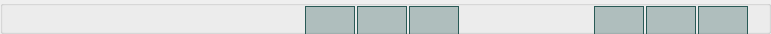
         <widget class="QGroupBox" name="groupBox_7">
          <property name="minimumSize">
           <size>
            <width>0</width>
            <height>34</height>
           </size>
          </property>
          <property name="maximumSize">
           <size>
            <width>16777215</width>
            <height>34</height>
           </size>
          </property>
          <property name="styleSheet">
           <string notr="true">QGroupBox
{
background-color:none;
}</string>
          </property>
          <property name="title">
           <string/>
          </property>
          <layout class="QHBoxLayout" name="horizontalLayout_3">
           <property name="spacing">
            <number>2</number>
           </property>
           <property name="leftMargin">
            <number>10</number>
           </property>
           <property name="topMargin">
            <number>0</number>
           </property>
           <property name="rightMargin">
            <number>20</number>
           </property>
           <property name="bottomMargin">
            <number>0</number>
           </property>
           <item>
            <spacer name="horizontalSpacer_3">
             <property name="orientation">
              <enum>Qt::Horizontal</enum>
             </property>
             <property name="sizeHint" stdset="0">
              <size>
               <width>292</width>
               <height>20</height>
              </size>
             </property>
            </spacer>
           </item>
           <item>
            <widget class="QPushButton" name="display_bins">
             <property name="enabled">
              <bool>true</bool>
             </property>
             <property name="sizePolicy">
              <sizepolicy hsizetype="Fixed" vsizetype="Fixed">
               <horstretch>0</horstretch>
               <verstretch>0</verstretch>
              </sizepolicy>
             </property>
             <property name="minimumSize">
              <size>
               <width>50</width>
               <height>30</height>
              </size>
             </property>
             <property name="maximumSize">
              <size>
               <width>50</width>
               <height>30</height>
              </size>
             </property>
             <property name="toolTip">
              <string>&lt;html&gt;&lt;head/&gt;&lt;body&gt;&lt;p&gt;&lt;span style=&quot; font-size:12pt;&quot;&gt;display bins&lt;/span&gt;&lt;/p&gt;&lt;/body&gt;&lt;/html&gt;</string>
             </property>
             <property name="styleSheet">
              <string notr="true">  QPushButton {
	 background-color: rgba(41, 90, 86, 80);
	  border-color: rgb(41, 90, 86);
      border-style:solid;
      border-width:1px;
      font:  14px; 
	  color: rgb(41, 90, 86);
  }
  QPushButton:hover:!pressed {
	 background-color: rgba(167, 206, 151,120);
	  border-color: rgba(41, 90, 86,164);
      border-style:solid;
  }

QPushButton:disabled {
	  background-color: rgba(207, 246, 191,90);
	  border-color: rgba(41, 90, 86,90);
      border-style:solid;
  }</string>
             </property>
             <property name="text">
              <string/>
             </property>
             <property name="icon">
              <iconset>
               <normalon>:/icons/app_icons/tabs.png</normalon>
              </iconset>
             </property>
             <property name="iconSize">
              <size>
               <width>26</width>
               <height>26</height>
              </size>
             </property>
            </widget>
           </item>
           <item>
            <widget class="QPushButton" name="clear_stored_data">
             <property name="sizePolicy">
              <sizepolicy hsizetype="Fixed" vsizetype="Fixed">
               <horstretch>0</horstretch>
               <verstretch>0</verstretch>
              </sizepolicy>
             </property>
             <property name="minimumSize">
              <size>
               <width>50</width>
               <height>30</height>
              </size>
             </property>
             <property name="maximumSize">
              <size>
               <width>50</width>
               <height>30</height>
              </size>
             </property>
             <property name="toolTip">
              <string>&lt;html&gt;&lt;head/&gt;&lt;body&gt;&lt;p&gt;&lt;span style=&quot; font-size:12pt;&quot;&gt;clear&lt;/span&gt;&lt;/p&gt;&lt;/body&gt;&lt;/html&gt;</string>
             </property>
             <property name="styleSheet">
              <string notr="true">  QPushButton {
	 background-color: rgba(41, 90, 86, 80);
	  border-color: rgb(41, 90, 86);
      border-style:solid;
      border-width:1px;
      font:  14px; 
	  color: rgb(41, 90, 86);
  }
  QPushButton:hover:!pressed {
	 background-color: rgba(167, 206, 151,120);
	  border-color: rgba(41, 90, 86,164);
      border-style:solid;
  }

QPushButton:disabled {
	  background-color: rgba(207, 246, 191,90);
	  border-color: rgba(41, 90, 86,90);
      border-style:solid;
  }</string>
             </property>
             <property name="text">
              <string/>
             </property>
             <property name="icon">
              <iconset>
               <disabledon>:/icons/app_icons/delete.png</disabledon>
              </iconset>
             </property>
             <property name="iconSize">
              <size>
               <width>26</width>
               <height>26</height>
              </size>
             </property>
            </widget>
           </item>
           <item>
            <widget class="QPushButton" name="run">
             <property name="sizePolicy">
              <sizepolicy hsizetype="Fixed" vsizetype="Fixed">
               <horstretch>0</horstretch>
               <verstretch>0</verstretch>
              </sizepolicy>
             </property>
             <property name="minimumSize">
              <size>
               <width>50</width>
               <height>30</height>
              </size>
             </property>
             <property name="maximumSize">
              <size>
               <width>50</width>
               <height>30</height>
              </size>
             </property>
             <property name="toolTip">
              <string>&lt;html&gt;&lt;head/&gt;&lt;body&gt;&lt;p&gt;&lt;span style=&quot; font-size:12pt;&quot;&gt;run algorithm&lt;/span&gt;&lt;/p&gt;&lt;/body&gt;&lt;/html&gt;</string>
             </property>
             <property name="styleSheet">
              <string notr="true">  QPushButton {
	 background-color: rgba(41, 90, 86, 80);
	  border-color: rgb(41, 90, 86);
      border-style:solid;
      border-width:1px;
      font:  14px; 
	  color: rgb(41, 90, 86);
  }
  QPushButton:hover:!pressed {
	 background-color: rgba(167, 206, 151,120);
	  border-color: rgba(41, 90, 86,164);
      border-style:solid;
  }

QPushButton:disabled {
	  background-color: rgba(207, 246, 191,90);
	  border-color: rgba(41, 90, 86,90);
      border-style:solid;
  }</string>
             </property>
             <property name="icon">
              <iconset>
               <normalon>:/icons/app_icons/run.png</normalon>
              </iconset>
             </property>
             <property name="iconSize">
              <size>
               <width>26</width>
               <height>26</height>
              </size>
             </property>
            </widget>
           </item>
           <item>
            <spacer name="horizontalSpacer_9">
             <property name="orientation">
              <enum>Qt::Horizontal</enum>
             </property>
             <property name="sizeType">
              <enum>QSizePolicy::Fixed</enum>
             </property>
             <property name="sizeHint" stdset="0">
              <size>
               <width>133</width>
               <height>20</height>
              </size>
             </property>
            </spacer>
           </item>
           <item>
            <widget class="QPushButton" name="home_2">
             <property name="sizePolicy">
              <sizepolicy hsizetype="Fixed" vsizetype="Fixed">
               <horstretch>0</horstretch>
               <verstretch>0</verstretch>
              </sizepolicy>
             </property>
             <property name="minimumSize">
              <size>
               <width>50</width>
               <height>30</height>
              </size>
             </property>
             <property name="maximumSize">
              <size>
               <width>50</width>
               <height>30</height>
              </size>
             </property>
             <property name="toolTip">
              <string>&lt;html&gt;&lt;head/&gt;&lt;body&gt;&lt;p&gt;&lt;span style=&quot; font-size:12pt;&quot;&gt;home&lt;/span&gt;&lt;/p&gt;&lt;/body&gt;&lt;/html&gt;</string>
             </property>
             <property name="styleSheet">
              <string notr="true">  QPushButton {
	 background-color: rgba(41, 90, 86, 80);
	  border-color: rgb(41, 90, 86);
      border-style:solid;
      border-width:1px;
      font:  14px; 
	  color: rgb(41, 90, 86);
  }
  QPushButton:hover:!pressed {
	 background-color: rgba(167, 206, 151,120);
	  border-color: rgba(41, 90, 86,164);
      border-style:solid;
  }</string>
             </property>
             <property name="text">
              <string/>
             </property>
             <property name="icon">
              <iconset>
               <normalon>:/icons/app_icons/home.png</normalon>
              </iconset>
             </property>
             <property name="iconSize">
              <size>
               <width>28</width>
               <height>28</height>
              </size>
             </property>
            </widget>
           </item>
           <item>
            <widget class="QPushButton" name="help_2">
             <property name="sizePolicy">
              <sizepolicy hsizetype="Fixed" vsizetype="Fixed">
               <horstretch>0</horstretch>
               <verstretch>0</verstretch>
              </sizepolicy>
             </property>
             <property name="minimumSize">
              <size>
               <width>50</width>
               <height>30</height>
              </size>
             </property>
             <property name="maximumSize">
              <size>
               <width>50</width>
               <height>30</height>
              </size>
             </property>
             <property name="toolTip">
              <string>&lt;html&gt;&lt;head/&gt;&lt;body&gt;&lt;p&gt;&lt;span style=&quot; font-size:12pt;&quot;&gt;help&lt;/span&gt;&lt;/p&gt;&lt;/body&gt;&lt;/html&gt;</string>
             </property>
             <property name="styleSheet">
              <string notr="true">  QPushButton {
	 background-color: rgba(41, 90, 86, 80);
	  border-color: rgb(41, 90, 86);
      border-style:solid;
      border-width:1px;
      font:  14px; 
	  color: rgb(41, 90, 86);
  }
  QPushButton:hover:!pressed {
	 background-color: rgba(167, 206, 151,120);
	  border-color: rgba(41, 90, 86,164);
      border-style:solid;
  }</string>
             </property>
             <property name="text">
              <string/>
             </property>
             <property name="icon">
              <iconset>
               <normalon>:/icons/app_icons/help.png</normalon>
              </iconset>
             </property>
             <property name="iconSize">
              <size>
               <width>24</width>
               <height>24</height>
              </size>
             </property>
            </widget>
           </item>
           <item>
            <widget class="QPushButton" name="settings_2">
             <property name="sizePolicy">
              <sizepolicy hsizetype="Fixed" vsizetype="Fixed">
               <horstretch>0</horstretch>
               <verstretch>0</verstretch>
              </sizepolicy>
             </property>
             <property name="minimumSize">
              <size>
               <width>50</width>
               <height>30</height>
              </size>
             </property>
             <property name="maximumSize">
              <size>
               <width>50</width>
               <height>30</height>
              </size>
             </property>
             <property name="toolTip">
              <string>&lt;html&gt;&lt;head/&gt;&lt;body&gt;&lt;p&gt;&lt;span style=&quot; font-size:12pt;&quot;&gt;settings&lt;/span&gt;&lt;/p&gt;&lt;/body&gt;&lt;/html&gt;</string>
             </property>
             <property name="styleSheet">
              <string notr="true">  QPushButton {
	 background-color: rgba(41, 90, 86, 80);
	  border-color: rgb(41, 90, 86);
      border-style:solid;
      border-width:1px;
      font:  14px; 
	  color: rgb(41, 90, 86);
  }
  QPushButton:hover:!pressed {
	 background-color: rgba(167, 206, 151,120);
	  border-color: rgba(41, 90, 86,164);
      border-style:solid;
  }</string>
             </property>
             <property name="text">
              <string/>
             </property>
             <property name="icon">
              <iconset>
               <normalon>:/icons/app_icons/settings.png</normalon>
              </iconset>
             </property>
             <property name="iconSize">
              <size>
               <width>24</width>
               <height>24</height>
              </size>
             </property>
            </widget>
           </item>
          </layout>
         </widget>
